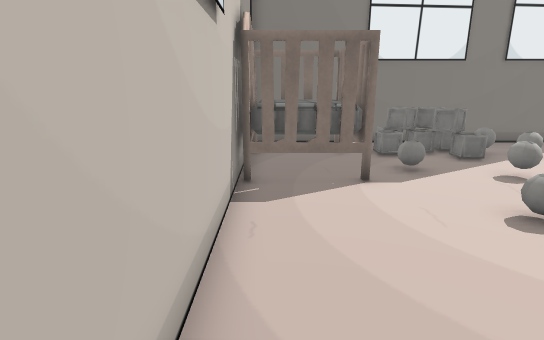
[1] (above)

12 first-person views from a walk through a scene from a Unity 3-D project. The camera is 1.2 m above the floor, tilts 14° down and sees 80° across. The floor is counted in squares, 0.5 m on a side. Each view is taken from the middle of a square. On the plan, view 1 faces up. The plan holds only what a view shows up to about 20 squares ahead; the rest is blank. The player is left out. Some surface patterns are stand-ins.

[2]
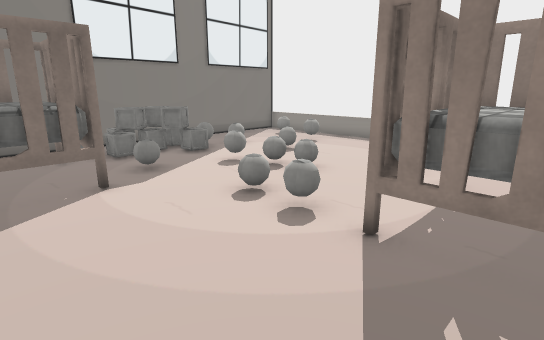

[3]
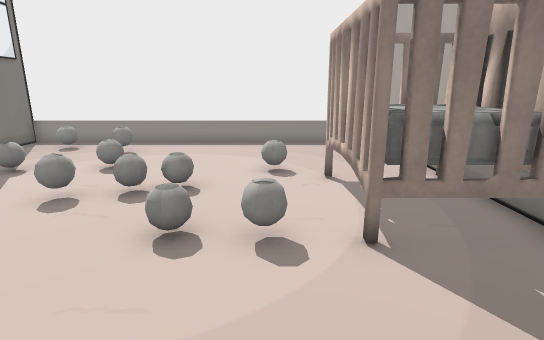

[4]
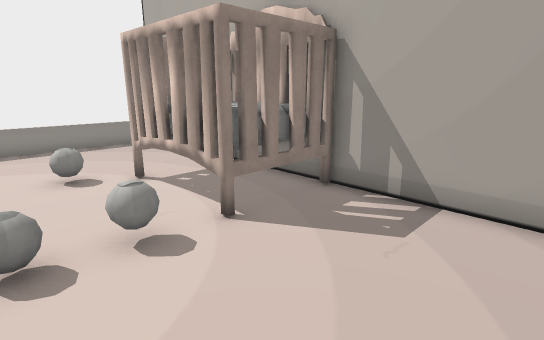

[5]
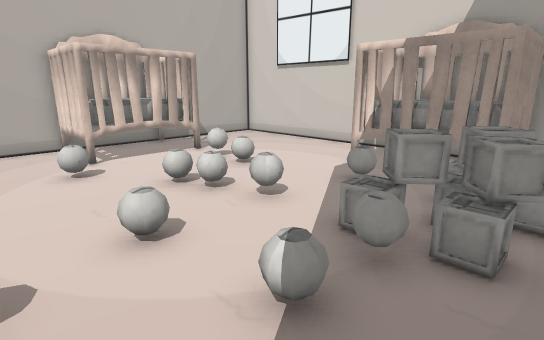

[6]
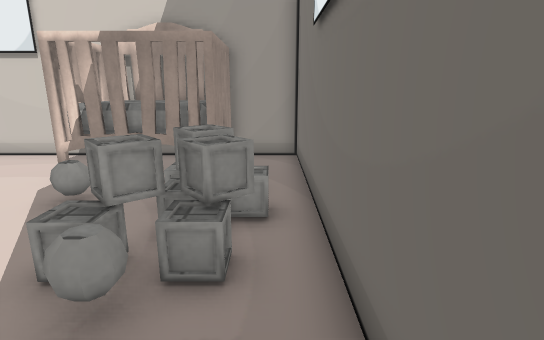

[7]
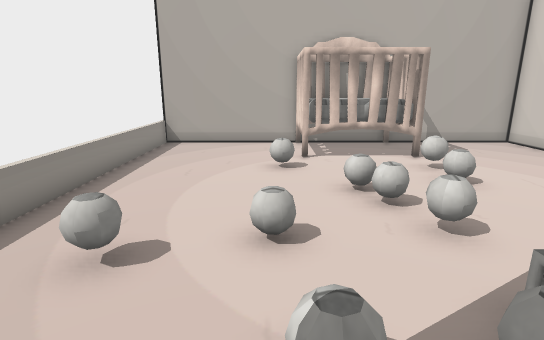

[8]
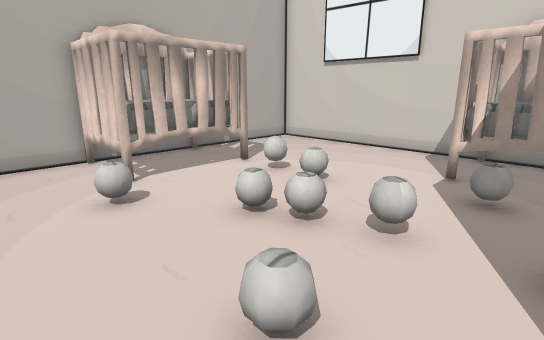

[9]
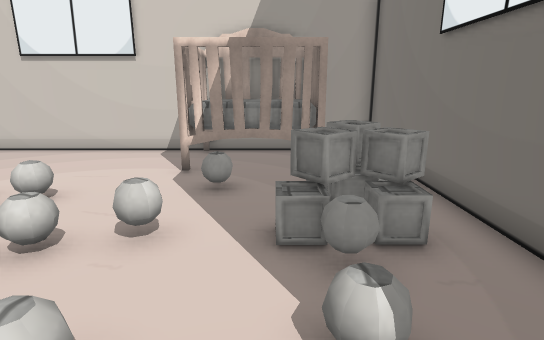

[10]
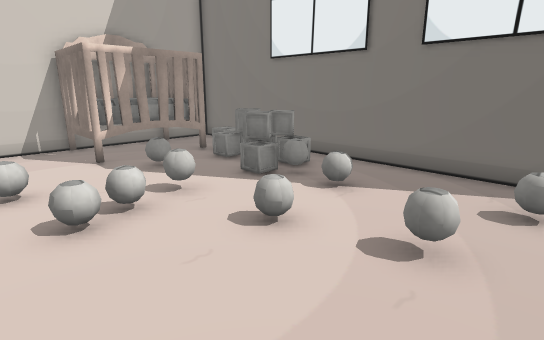

[11]
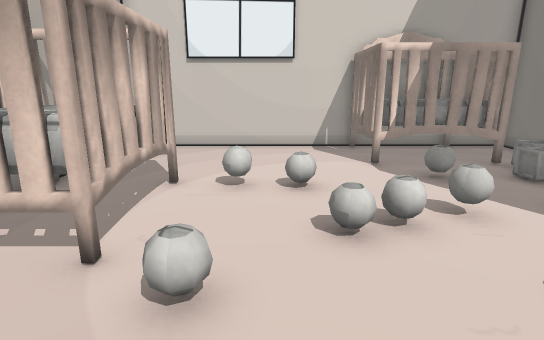

[12]
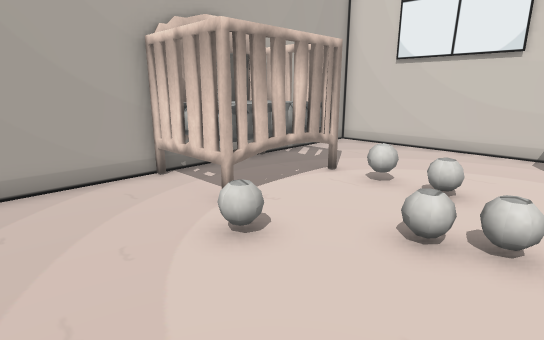

### Floor plan
Key: @ floor where view 1 was taken; # wall or solid block; . floor; B block; O other object.
Columns run from 1 left of view 1 to 15 right of it. Each row starts with its distance up from view 1.
 15 #################
 14 #...............
 13 #OO.O.OBO.......
 12 #OOOO..BBO......
 11 # OOO...........
 10 #OOOO...........
  9 #OOOO...O..O....
  8 #OOO............
  7 #...............
  6 #.....O..O......
  5 #...............
  4 #.....O....O....
  3 #......OOO......
  2 #.....OOOOO.....
  1 #.....OOOOO.....
  0 #@....OOOOO.....
 -1 #################

Positions as (right, up) in squares from view 1, and headings:
1: (0, 0), facing up
2: (0, 0), facing up-right
3: (0, 4), facing right
4: (0, 6), facing down-right
5: (12, 14), facing down-left
6: (11, 14), facing left
7: (10, 14), facing down
8: (12, 11), facing down-left
9: (12, 11), facing left
10: (14, 5), facing up-left
11: (13, 5), facing left
12: (13, 8), facing down-left
